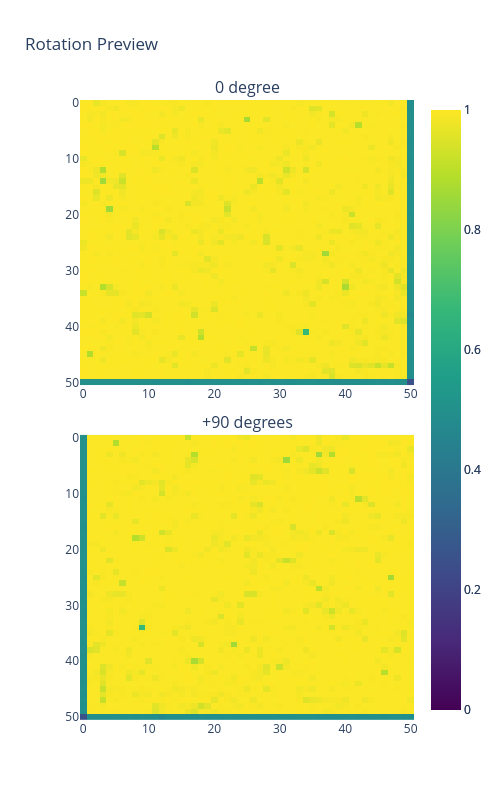

Notebook source saved alongside this figure:
### Code cell
o_white_beam.rotate_data_settings()

### Figure 1 — Plotly figure (JSON) as saved in the notebook; plotly's stock layout.template omitted (floating-point values rounded to 4 significant figures; data arrays with more than 128 entries replaced by an {"elided": "..."} marker saying what was removed)
{"data": [{"colorscale": [[0, "#440154"], [0.1111, "#482878"], [0.2222, "#3e4989"], [0.3333, "#31688e"], [0.4444, "#26828e"], [0.5556, "#1f9e89"], [0.6667, "#35b779"], [0.7778, "#6ece58"], [0.8889, "#b5de2b"], [1, "#fde725"]], "showscale": true, "type": "heatmap", "xaxis": "x", "yaxis": "y", "z": {"elided": "51x51 float values"}, "zmax": 1, "zmin": 0}, {"colorscale": [[0, "#440154"], [0.1111, "#482878"], [0.2222, "#3e4989"], [0.3333, "#31688e"], [0.4444, "#26828e"], [0.5556, "#1f9e89"], [0.6667, "#35b779"], [0.7778, "#6ece58"], [0.8889, "#b5de2b"], [1, "#fde725"]], "showscale": true, "type": "heatmap", "xaxis": "x2", "yaxis": "y2", "z": {"elided": "51x51 float values"}, "zmax": 1, "zmin": 0}], "layout": {"annotations": [{"font": {"size": 16}, "showarrow": false, "text": "0 degree", "x": 0.5, "xanchor": "center", "xref": "paper", "y": 1, "yanchor": "bottom", "yref": "paper"}, {"font": {"size": 16}, "showarrow": false, "text": "+90 degrees", "x": 0.5, "xanchor": "center", "xref": "paper", "y": 0.46, "yanchor": "bottom", "yref": "paper"}], "height": 800, "title": {"text": "Rotation Preview"}, "width": 500, "xaxis": {"anchor": "y", "domain": [0, 1]}, "xaxis2": {"anchor": "y2", "domain": [0, 1]}, "yaxis": {"anchor": "x", "autorange": "reversed", "domain": [0.54, 1]}, "yaxis2": {"anchor": "x2", "autorange": "reversed", "domain": [0, 0.46]}}}
